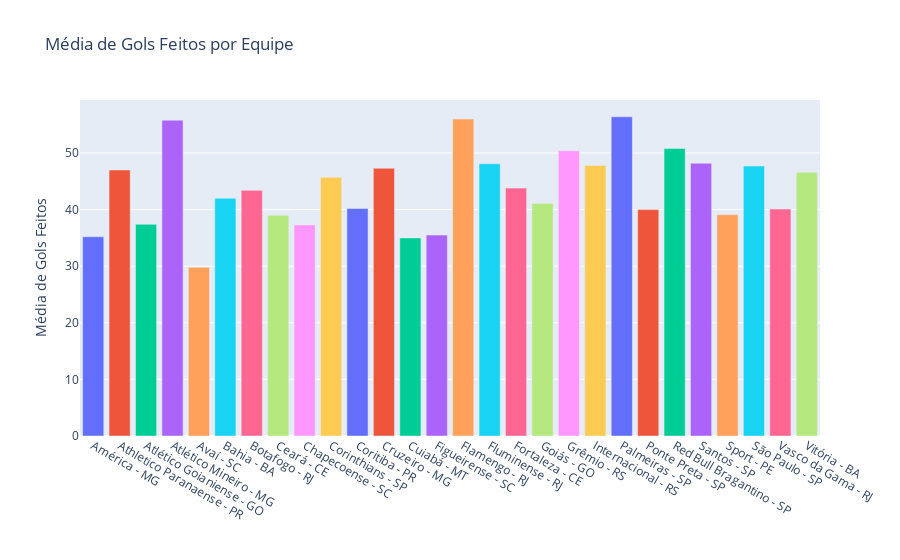

The notebook cell saved with this chart:
### Code cell
fig = px.bar(media_com_filtro, x=media_com_filtro.index, y="Gols Feitos", color=media_com_filtro.index, title="Média de Gols Feitos por Equipe")
fig.update_layout(
    showlegend=False,
    yaxis_title = "Média de Gols Feitos",
    xaxis_title = "",
)
fig.show()

### Figure 1 — Plotly figure (JSON) as saved in the notebook; plotly's stock layout.template omitted (floating-point values rounded to 4 significant figures)
{"data": [{"alignmentgroup": "True", "hovertemplate": "Clube=%{x}<br>Gols Feitos=%{y}<extra></extra>", "legendgroup": "América - MG", "marker": {"color": "#636efa", "pattern": {"shape": ""}}, "name": "América - MG", "offsetgroup": "América - MG", "orientation": "v", "showlegend": true, "textposition": "auto", "type": "bar", "x": ["América - MG"], "xaxis": "x", "y": [35.2], "yaxis": "y"}, {"alignmentgroup": "True", "hovertemplate": "Clube=%{x}<br>Gols Feitos=%{y}<extra></extra>", "legendgroup": "Athletico Paranaense - PR", "marker": {"color": "#EF553B", "pattern": {"shape": ""}}, "name": "Athletico Paranaense - PR", "offsetgroup": "Athletico Paranaense - PR", "orientation": "v", "showlegend": true, "textposition": "auto", "type": "bar", "x": ["Athletico Paranaense - PR"], "xaxis": "x", "y": [47], "yaxis": "y"}, {"alignmentgroup": "True", "hovertemplate": "Clube=%{x}<br>Gols Feitos=%{y}<extra></extra>", "legendgroup": "Atlético Goianiense - GO", "marker": {"color": "#00cc96", "pattern": {"shape": ""}}, "name": "Atlético Goianiense - GO", "offsetgroup": "Atlético Goianiense - GO", "orientation": "v", "showlegend": true, "textposition": "auto", "type": "bar", "x": ["Atlético Goianiense - GO"], "xaxis": "x", "y": [37.4], "yaxis": "y"}, {"alignmentgroup": "True", "hovertemplate": "Clube=%{x}<br>Gols Feitos=%{y}<extra></extra>", "legendgroup": "Atlético Mineiro - MG", "marker": {"color": "#ab63fa", "pattern": {"shape": ""}}, "name": "Atlético Mineiro - MG", "offsetgroup": "Atlético Mineiro - MG", "orientation": "v", "showlegend": true, "textposition": "auto", "type": "bar", "x": ["Atlético Mineiro - MG"], "xaxis": "x", "y": [55.8], "yaxis": "y"}, {"alignmentgroup": "True", "hovertemplate": "Clube=%{x}<br>Gols Feitos=%{y}<extra></extra>", "legendgroup": "Avaí - SC", "marker": {"color": "#FFA15A", "pattern": {"shape": ""}}, "name": "Avaí - SC", "offsetgroup": "Avaí - SC", "orientation": "v", "showlegend": true, "textposition": "auto", "type": "bar", "x": ["Avaí - SC"], "xaxis": "x", "y": [29.8], "yaxis": "y"}, {"alignmentgroup": "True", "hovertemplate": "Clube=%{x}<br>Gols Feitos=%{y}<extra></extra>", "legendgroup": "Bahia - BA", "marker": {"color": "#19d3f3", "pattern": {"shape": ""}}, "name": "Bahia - BA", "offsetgroup": "Bahia - BA", "orientation": "v", "showlegend": true, "textposition": "auto", "type": "bar", "x": ["Bahia - BA"], "xaxis": "x", "y": [42], "yaxis": "y"}, {"alignmentgroup": "True", "hovertemplate": "Clube=%{x}<br>Gols Feitos=%{y}<extra></extra>", "legendgroup": "Botafogo - RJ", "marker": {"color": "#FF6692", "pattern": {"shape": ""}}, "name": "Botafogo - RJ", "offsetgroup": "Botafogo - RJ", "orientation": "v", "showlegend": true, "textposition": "auto", "type": "bar", "x": ["Botafogo - RJ"], "xaxis": "x", "y": [43.4], "yaxis": "y"}, {"alignmentgroup": "True", "hovertemplate": "Clube=%{x}<br>Gols Feitos=%{y}<extra></extra>", "legendgroup": "Ceará - CE", "marker": {"color": "#B6E880", "pattern": {"shape": ""}}, "name": "Ceará - CE", "offsetgroup": "Ceará - CE", "orientation": "v", "showlegend": true, "textposition": "auto", "type": "bar", "x": ["Ceará - CE"], "xaxis": "x", "y": [39], "yaxis": "y"}, {"alignmentgroup": "True", "hovertemplate": "Clube=%{x}<br>Gols Feitos=%{y}<extra></extra>", "legendgroup": "Chapecoense - SC", "marker": {"color": "#FF97FF", "pattern": {"shape": ""}}, "name": "Chapecoense - SC", "offsetgroup": "Chapecoense - SC", "orientation": "v", "showlegend": true, "textposition": "auto", "type": "bar", "x": ["Chapecoense - SC"], "xaxis": "x", "y": [37.3], "yaxis": "y"}, {"alignmentgroup": "True", "hovertemplate": "Clube=%{x}<br>Gols Feitos=%{y}<extra></extra>", "legendgroup": "Corinthians - SP", "marker": {"color": "#FECB52", "pattern": {"shape": ""}}, "name": "Corinthians - SP", "offsetgroup": "Corinthians - SP", "orientation": "v", "showlegend": true, "textposition": "auto", "type": "bar", "x": ["Corinthians - SP"], "xaxis": "x", "y": [45.7], "yaxis": "y"}, {"alignmentgroup": "True", "hovertemplate": "Clube=%{x}<br>Gols Feitos=%{y}<extra></extra>", "legendgroup": "Coritiba - PR", "marker": {"color": "#636efa", "pattern": {"shape": ""}}, "name": "Coritiba - PR", "offsetgroup": "Coritiba - PR", "orientation": "v", "showlegend": true, "textposition": "auto", "type": "bar", "x": ["Coritiba - PR"], "xaxis": "x", "y": [40.2], "yaxis": "y"}, {"alignmentgroup": "True", "hovertemplate": "Clube=%{x}<br>Gols Feitos=%{y}<extra></extra>", "legendgroup": "Cruzeiro - MG", "marker": {"color": "#EF553B", "pattern": {"shape": ""}}, "name": "Cruzeiro - MG", "offsetgroup": "Cruzeiro - MG", "orientation": "v", "showlegend": true, "textposition": "auto", "type": "bar", "x": ["Cruzeiro - MG"], "xaxis": "x", "y": [47.3], "yaxis": "y"}, {"alignmentgroup": "True", "hovertemplate": "Clube=%{x}<br>Gols Feitos=%{y}<extra></extra>", "legendgroup": "Cuiabá - MT", "marker": {"color": "#00cc96", "pattern": {"shape": ""}}, "name": "Cuiabá - MT", "offsetgroup": "Cuiabá - MT", "orientation": "v", "showlegend": true, "textposition": "auto", "type": "bar", "x": ["Cuiabá - MT"], "xaxis": "x", "y": [35], "yaxis": "y"}, {"alignmentgroup": "True", "hovertemplate": "Clube=%{x}<br>Gols Feitos=%{y}<extra></extra>", "legendgroup": "Figueirense - SC", "marker": {"color": "#ab63fa", "pattern": {"shape": ""}}, "name": "Figueirense - SC", "offsetgroup": "Figueirense - SC", "orientation": "v", "showlegend": true, "textposition": "auto", "type": "bar", "x": ["Figueirense - SC"], "xaxis": "x", "y": [35.5], "yaxis": "y"}, {"alignmentgroup": "True", "hovertemplate": "Clube=%{x}<br>Gols Feitos=%{y}<extra></extra>", "legendgroup": "Flamengo - RJ", "marker": {"color": "#FFA15A", "pattern": {"shape": ""}}, "name": "Flamengo - RJ", "offsetgroup": "Flamengo - RJ", "orientation": "v", "showlegend": true, "textposition": "auto", "type": "bar", "x": ["Flamengo - RJ"], "xaxis": "x", "y": [56], "yaxis": "y"}, {"alignmentgroup": "True", "hovertemplate": "Clube=%{x}<br>Gols Feitos=%{y}<extra></extra>", "legendgroup": "Fluminense - RJ", "marker": {"color": "#19d3f3", "pattern": {"shape": ""}}, "name": "Fluminense - RJ", "offsetgroup": "Fluminense - RJ", "orientation": "v", "showlegend": true, "textposition": "auto", "type": "bar", "x": ["Fluminense - RJ"], "xaxis": "x", "y": [48.1], "yaxis": "y"}, {"alignmentgroup": "True", "hovertemplate": "Clube=%{x}<br>Gols Feitos=%{y}<extra></extra>", "legendgroup": "Fortaleza - CE", "marker": {"color": "#FF6692", "pattern": {"shape": ""}}, "name": "Fortaleza - CE", "offsetgroup": "Fortaleza - CE", "orientation": "v", "showlegend": true, "textposition": "auto", "type": "bar", "x": ["Fortaleza - CE"], "xaxis": "x", "y": [43.8], "yaxis": "y"}, {"alignmentgroup": "True", "hovertemplate": "Clube=%{x}<br>Gols Feitos=%{y}<extra></extra>", "legendgroup": "Goiás - GO", "marker": {"color": "#B6E880", "pattern": {"shape": ""}}, "name": "Goiás - GO", "offsetgroup": "Goiás - GO", "orientation": "v", "showlegend": true, "textposition": "auto", "type": "bar", "x": ["Goiás - GO"], "xaxis": "x", "y": [41.1], "yaxis": "y"}, {"alignmentgroup": "True", "hovertemplate": "Clube=%{x}<br>Gols Feitos=%{y}<extra></extra>", "legendgroup": "Grêmio - RS", "marker": {"color": "#FF97FF", "pattern": {"shape": ""}}, "name": "Grêmio - RS", "offsetgroup": "Grêmio - RS", "orientation": "v", "showlegend": true, "textposition": "auto", "type": "bar", "x": ["Grêmio - RS"], "xaxis": "x", "y": [50.4], "yaxis": "y"}, {"alignmentgroup": "True", "hovertemplate": "Clube=%{x}<br>Gols Feitos=%{y}<extra></extra>", "legendgroup": "Internacional - RS", "marker": {"color": "#FECB52", "pattern": {"shape": ""}}, "name": "Internacional - RS", "offsetgroup": "Internacional - RS", "orientation": "v", "showlegend": true, "textposition": "auto", "type": "bar", "x": ["Internacional - RS"], "xaxis": "x", "y": [47.8], "yaxis": "y"}, {"alignmentgroup": "True", "hovertemplate": "Clube=%{x}<br>Gols Feitos=%{y}<extra></extra>", "legendgroup": "Palmeiras - SP", "marker": {"color": "#636efa", "pattern": {"shape": ""}}, "name": "Palmeiras - SP", "offsetgroup": "Palmeiras - SP", "orientation": "v", "showlegend": true, "textposition": "auto", "type": "bar", "x": ["Palmeiras - SP"], "xaxis": "x", "y": [56.4], "yaxis": "y"}, {"alignmentgroup": "True", "hovertemplate": "Clube=%{x}<br>Gols Feitos=%{y}<extra></extra>", "legendgroup": "Ponte Preta - SP", "marker": {"color": "#EF553B", "pattern": {"shape": ""}}, "name": "Ponte Preta - SP", "offsetgroup": "Ponte Preta - SP", "orientation": "v", "showlegend": true, "textposition": "auto", "type": "bar", "x": ["Ponte Preta - SP"], "xaxis": "x", "y": [40], "yaxis": "y"}, {"alignmentgroup": "True", "hovertemplate": "Clube=%{x}<br>Gols Feitos=%{y}<extra></extra>", "legendgroup": "Red Bull Bragantino - SP", "marker": {"color": "#00cc96", "pattern": {"shape": ""}}, "name": "Red Bull Bragantino - SP", "offsetgroup": "Red Bull Bragantino - SP", "orientation": "v", "showlegend": true, "textposition": "auto", "type": "bar", "x": ["Red Bull Bragantino - SP"], "xaxis": "x", "y": [50.8], "yaxis": "y"}, {"alignmentgroup": "True", "hovertemplate": "Clube=%{x}<br>Gols Feitos=%{y}<extra></extra>", "legendgroup": "Santos - SP", "marker": {"color": "#ab63fa", "pattern": {"shape": ""}}, "name": "Santos - SP", "offsetgroup": "Santos - SP", "orientation": "v", "showlegend": true, "textposition": "auto", "type": "bar", "x": ["Santos - SP"], "xaxis": "x", "y": [48.2], "yaxis": "y"}, {"alignmentgroup": "True", "hovertemplate": "Clube=%{x}<br>Gols Feitos=%{y}<extra></extra>", "legendgroup": "Sport - PE", "marker": {"color": "#FFA15A", "pattern": {"shape": ""}}, "name": "Sport - PE", "offsetgroup": "Sport - PE", "orientation": "v", "showlegend": true, "textposition": "auto", "type": "bar", "x": ["Sport - PE"], "xaxis": "x", "y": [39.1], "yaxis": "y"}, {"alignmentgroup": "True", "hovertemplate": "Clube=%{x}<br>Gols Feitos=%{y}<extra></extra>", "legendgroup": "São Paulo - SP", "marker": {"color": "#19d3f3", "pattern": {"shape": ""}}, "name": "São Paulo - SP", "offsetgroup": "São Paulo - SP", "orientation": "v", "showlegend": true, "textposition": "auto", "type": "bar", "x": ["São Paulo - SP"], "xaxis": "x", "y": [47.7], "yaxis": "y"}, {"alignmentgroup": "True", "hovertemplate": "Clube=%{x}<br>Gols Feitos=%{y}<extra></extra>", "legendgroup": "Vasco da Gama - RJ", "marker": {"color": "#FF6692", "pattern": {"shape": ""}}, "name": "Vasco da Gama - RJ", "offsetgroup": "Vasco da Gama - RJ", "orientation": "v", "showlegend": true, "textposition": "auto", "type": "bar", "x": ["Vasco da Gama - RJ"], "xaxis": "x", "y": [40.1], "yaxis": "y"}, {"alignmentgroup": "True", "hovertemplate": "Clube=%{x}<br>Gols Feitos=%{y}<extra></extra>", "legendgroup": "Vitória - BA", "marker": {"color": "#B6E880", "pattern": {"shape": ""}}, "name": "Vitória - BA", "offsetgroup": "Vitória - BA", "orientation": "v", "showlegend": true, "textposition": "auto", "type": "bar", "x": ["Vitória - BA"], "xaxis": "x", "y": [46.6], "yaxis": "y"}], "layout": {"barmode": "relative", "legend": {"title": {"text": "Clube"}, "tracegroupgap": 0}, "showlegend": false, "title": {"text": "Média de Gols Feitos por Equipe"}, "xaxis": {"anchor": "y", "categoryarray": ["América - MG", "Athletico Paranaense - PR", "Atlético Goianiense - GO", "Atlético Mineiro - MG", "Avaí - SC", "Bahia - BA", "Botafogo - RJ", "Ceará - CE", "Chapecoense - SC", "Corinthians - SP", "Coritiba - PR", "Cruzeiro - MG", "Cuiabá - MT", "Figueirense - SC", "Flamengo - RJ", "Fluminense - RJ", "Fortaleza - CE", "Goiás - GO", "Grêmio - RS", "Internacional - RS", "Palmeiras - SP", "Ponte Preta - SP", "Red Bull Bragantino - SP", "Santos - SP", "Sport - PE", "São Paulo - SP", "Vasco da Gama - RJ", "Vitória - BA"], "categoryorder": "array", "domain": [0, 1], "title": {"text": ""}}, "yaxis": {"anchor": "x", "domain": [0, 1], "title": {"text": "Média de Gols Feitos"}}}}
